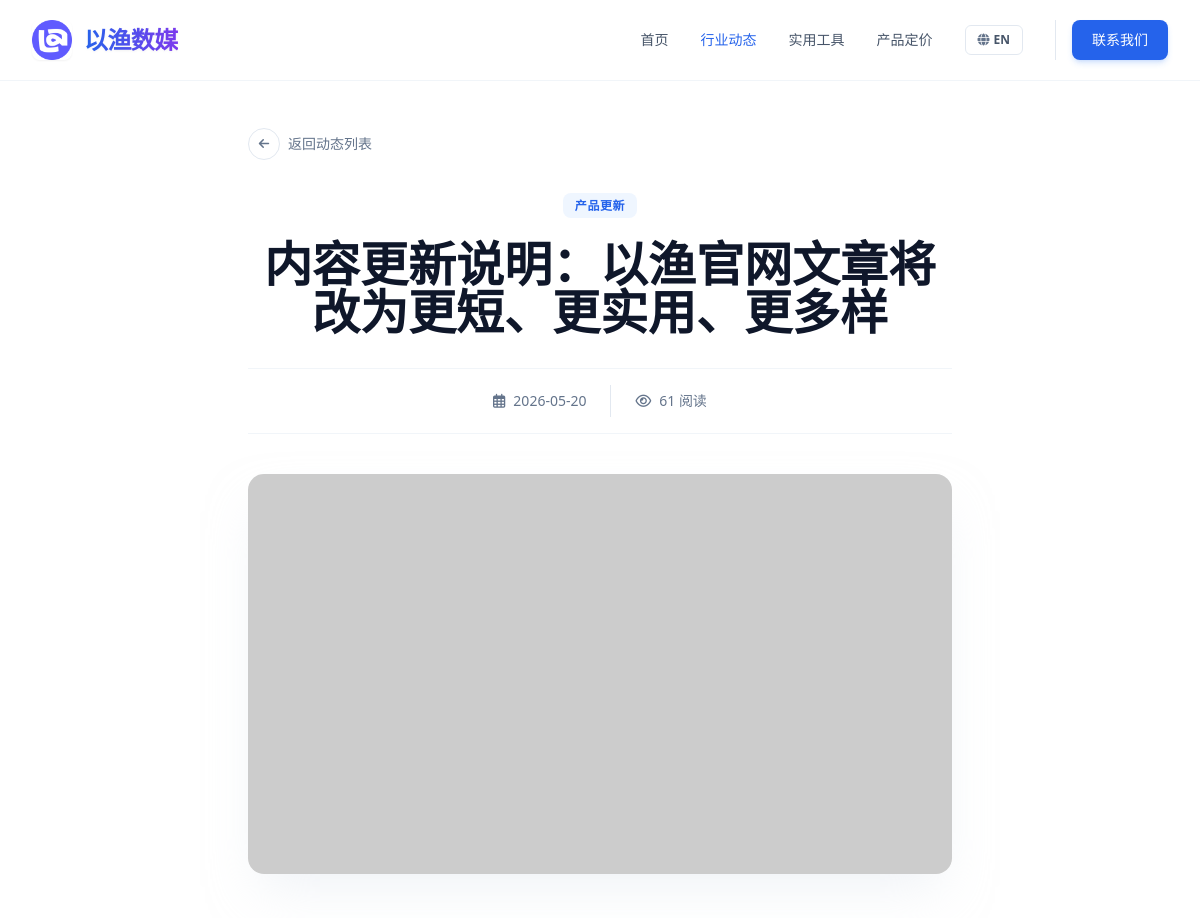
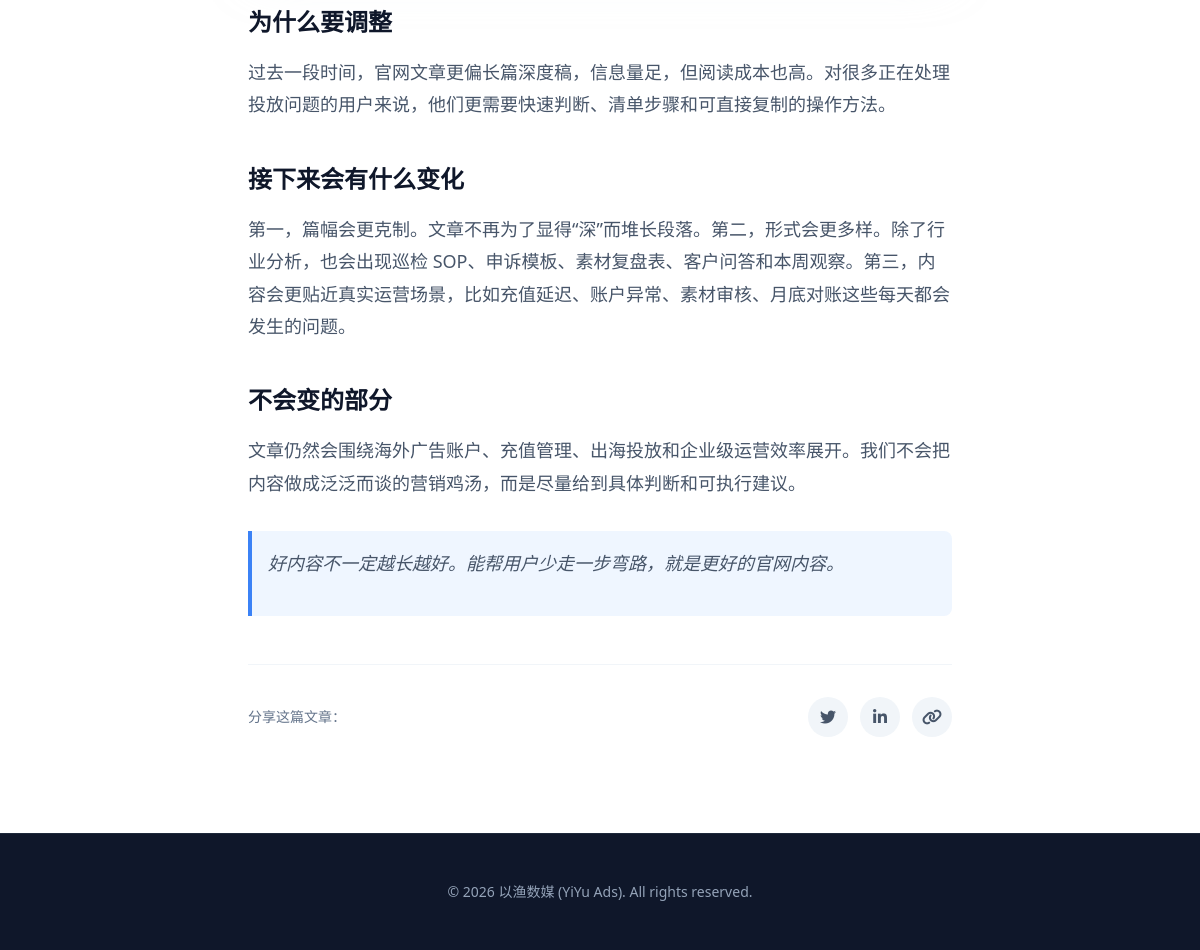
Page /article/68 on the committed database (2 pictures, top to bottom).
### tables this page shows
CREATE TABLE articles (
            id INTEGER PRIMARY KEY AUTOINCREMENT,
            category_id TEXT NOT NULL,
            title TEXT NOT NULL,
            summary TEXT NOT NULL,
            content TEXT NOT NULL,
            date TEXT NOT NULL,
            views INTEGER DEFAULT 0,
            image TEXT NOT NULL
        , seo_keywords TEXT DEFAULT '', seo_score INTEGER DEFAULT 0, title_en TEXT DEFAULT '', summary_en TEXT DEFAULT '', content_en TEXT DEFAULT '', title_vi TEXT DEFAULT "", summary_vi TEXT DEFAULT "", content_vi TEXT DEFAULT "");

### app.py (the view)
@app.route('/article/<int:article_id>')
def article_detail(article_id):
    db = get_db()
    cur = db.cursor()
    cur.execute('SELECT * FROM articles WHERE id = ?', (article_id,))
    article = cur.fetchone()
    if article is None:
        return "Article not found", 404
    return render_template('article_detail.html', article=dict(article))

### app.py (called while the page is built)
def get_db():
    db = getattr(g, '_database', None)
    if db is None:
        db = g._database = sqlite3.connect(DB_PATH)
        db.row_factory = sqlite3.Row
    return db

@app.teardown_appcontext
def close_connection(exception):
    db = getattr(g, '_database', None)
    if db is not None:
        db.close()

@app.after_request
def add_header(response):
    response.headers["Cache-Control"] = "no-cache, no-store, must-revalidate"
    response.headers["Pragma"] = "no-cache"
    response.headers["Expires"] = "0"
    response.headers['Cache-Control'] = 'public, max-age=0'
    return response

### templates/article_detail.html (shortened to what this page needs)
<!DOCTYPE html>
<html lang="zh-CN" x-data="appData()">
<head>
    <script src="https://cdn.tailwindcss.com"></script>
    <link href="https://cdnjs.cloudflare.com/ajax/libs/font-awesome/6.0.0/css/all.min.css" rel="stylesheet">
</head>
<body class="font-sans antialiased bg-white">
    <nav class="fixed w-full z-50 transition-all duration-300 bg-white/90 backdrop-blur-md border-b border-slate-100">
        <div class="max-w-7xl mx-auto px-4 sm:px-6 lg:px-8">
            <div class="flex justify-between h-20 items-center">
                <a href="/" class="flex-shrink-0 flex items-center gap-3 group">
                    <img src="{{ url_for('static', filename='images/logo.png') }}" alt="Logo" class="w-10 h-10 rounded-lg object-cover shadow-sm group-hover:shadow-md transition-shadow duration-300" onerror="this.src='https://ui-avatars.com/api/?name=YY&background=0D8ABC&color=fff'">
                    <span class="font-extrabold text-2xl tracking-tight bg-clip-text text-transparent bg-gradient-to-r from-blue-600 to-violet-600 drop-shadow-sm">以渔数媒</span>
                </a>
                <div class="hidden md:flex space-x-8 items-center">
                    <a href="/" class="text-sm font-medium text-slate-600 hover:text-blue-600 transition-colors" x-text="t[lang].nav.home">首页</a>
                    <a href="/articles" class="text-sm font-medium text-blue-600 transition-colors" x-text="t[lang].nav.articles">行业动态</a>
                                        <a href="/tools" class="text-sm font-medium text-slate-600 hover:text-blue-600 transition-colors" x-text="t[lang].nav.tools">实用工具</a>
<a href="/pricing" class="text-sm font-medium text-slate-600 hover:text-blue-600 transition-colors" x-text="t[lang].nav.pricing">产品定价</a>
                    <button @click="toggleLang()" class="flex items-center space-x-1 px-3 py-1.5 rounded-md border border-slate-200 hover:border-blue-400 hover:bg-slate-50 transition-all">
                        <i class="fas fa-globe text-slate-500 text-xs"></i>
                        <span class="text-xs font-bold text-slate-600" x-text="lang === 'zh' ? 'EN' : '中'"></span>
                    </button>
                    <div class="flex items-center gap-3 pl-4 border-l border-slate-200">
                        <a href="https://t.me/yiyiyiads" target="_blank" class="px-5 py-2.5 rounded-lg bg-blue-600 text-white text-sm font-medium hover:bg-blue-700 transition-all shadow-md shadow-blue-500/20" x-text="t[lang].nav.contact">联系我们</a>
                    </div>
                </div>
            </div>
        </div>
    </nav>
    <main class="pt-32 pb-24">
        <div class="max-w-3xl mx-auto px-4 sm:px-6 lg:px-8 mb-8">
            <a href="/articles" class="inline-flex items-center gap-2 text-sm font-medium text-slate-500 hover:text-blue-600 transition-colors group">
                <div class="w-8 h-8 rounded-full border border-slate-200 flex items-center justify-center group-hover:border-blue-500 group-hover:bg-blue-50 transition-all">
                    <i class="fas fa-arrow-left text-xs group-hover:-translate-x-0.5 transition-transform"></i>
                </div>
                <span x-text="t[lang].back">返回动态列表</span>
            </a>
        </div>
        <article class="max-w-3xl mx-auto px-4 sm:px-6 lg:px-8">
            <header class="mb-10 text-center">
                <div class="mb-6">
                    <span class="px-3 py-1 bg-blue-50 text-blue-600 text-xs font-bold rounded-lg uppercase tracking-wider">
                        <span x-show="lang === 'zh'">
                            {% if article.category_id == 'news' %}官方公告
                            {% elif article.category_id == 'insight' %}行业洞察
                            {% elif article.category_id == 'guide' %}投放指南
                            {% elif article.category_id == 'update' %}产品更新
                            {% else %}资讯{% endif %}
                        </span>
                    </span>
                </div>
                <h1 class="text-3xl md:text-4xl lg:text-5xl font-extrabold text-slate-900 leading-tight mb-8">
                    <span x-show="lang === 'zh'">{{ article.get('title', '') }}</span>
                </h1>
                <div class="flex items-center justify-center gap-6 text-sm text-slate-500 border-t border-b border-slate-100 py-4">
                    <div class="flex items-center gap-2">
                        <i class="far fa-calendar-alt"></i>
                        <span>{{ article.date }}</span>
                    </div>
                    <div class="flex items-center gap-2">
                        <i class="far fa-eye"></i>
                        <span><span id="article-view-count" data-article-id="{{ article.id }}" data-base-views="{{ article.views }}">{{ article.views }}</span> <span x-text="t[lang].reads">阅读</span></span>
                    </div>
                </div>
            </header>
            <div class="rounded-2xl overflow-hidden mb-12 shadow-2xl shadow-slate-200/50">
                <img src="{{ article.image }}" alt="Featured Image" class="w-full h-[400px] object-cover">
            </div>
            <div class="prose max-w-none" x-show="lang === 'zh'">
                {{ article.get('content', '') | markdown | safe }}
            </div>
            <div class="mt-12 pt-8 border-t border-slate-100 flex items-center justify-between">
                <div class="text-sm font-medium text-slate-500" x-text="t[lang].share">分享这篇文章：</div>
                <div class="flex gap-3">
                    <button class="w-10 h-10 rounded-full bg-slate-100 flex items-center justify-center text-slate-600 hover:bg-[#1DA1F2] hover:text-white transition-colors">
                        <i class="fab fa-twitter"></i>
                    </button>
                    <button class="w-10 h-10 rounded-full bg-slate-100 flex items-center justify-center text-slate-600 hover:bg-[#0077B5] hover:text-white transition-colors">
                        <i class="fab fa-linkedin-in"></i>
                    </button>
                    <button class="w-10 h-10 rounded-full bg-slate-100 flex items-center justify-center text-slate-600 hover:bg-[#00B489] hover:text-white transition-colors">
                        <i class="fas fa-link"></i>
                    </button>
                </div>
            </div>
        </article>
    </main>
    <footer class="bg-slate-900 py-12 border-t border-slate-800">
        <div class="max-w-7xl mx-auto px-4 sm:px-6 lg:px-8 text-center">
            <p class="text-slate-400 text-sm">
                &copy; 2026 以渔数媒 (YiYu Ads). All rights reserved.
            </p>
        </div>
    </footer>
</body>
</html>

### templates/article_detail.html (style rules this page uses)
.prose h2 { color: #0f172a; font-weight: 700; font-size: 1.5rem; margin-top: 2.5rem; margin-bottom: 1rem; }
.prose p { color: #475569; line-height: 1.8; margin-bottom: 1.25rem; font-size: 1.125rem; }
.prose blockquote { border-left: 4px solid #3b82f6; padding-left: 1rem; color: #334155; font-style: italic; background: #eff6ff; padding: 1rem; border-radius: 0 0.5rem 0.5rem 0; margin: 2rem 0; }

### rows in the picture
articles: get "内容更新说明：以渔官网文章将改为更短、更实用、更多样", date "2026-05-20", views "61", get "为什么要调整 过去一段时间，官网文章更偏长篇深度稿，信息量足，但阅读成本也高。对很多正在处理投放问题的用户来说，他们更需要快速判断、清单步骤和可直接复制的操作方法。 接下来会有什么变化 第一，篇幅会更克制。文章不再为了显得“深”而堆长段落。第二，形式会更多样。除了行业分析，也会出现巡检 SOP、申诉模板、素材复盘表、客户问答和本周观察。第三，内容会更贴近真实运营场景，比如充值延迟、账户异常、素材审核、月底对账这些每天都会发生的问题。 不会变的部分 文章仍然会围绕海外广告账户、充值管理、出海投放和企业级运营效率展开。我们不会把内容做成泛泛而谈的营销鸡汤，而是尽量给到具体判断和可执行建议。 好内容不一定越长越好。能帮用户少走一步弯路，就是更好的官网内容。"
